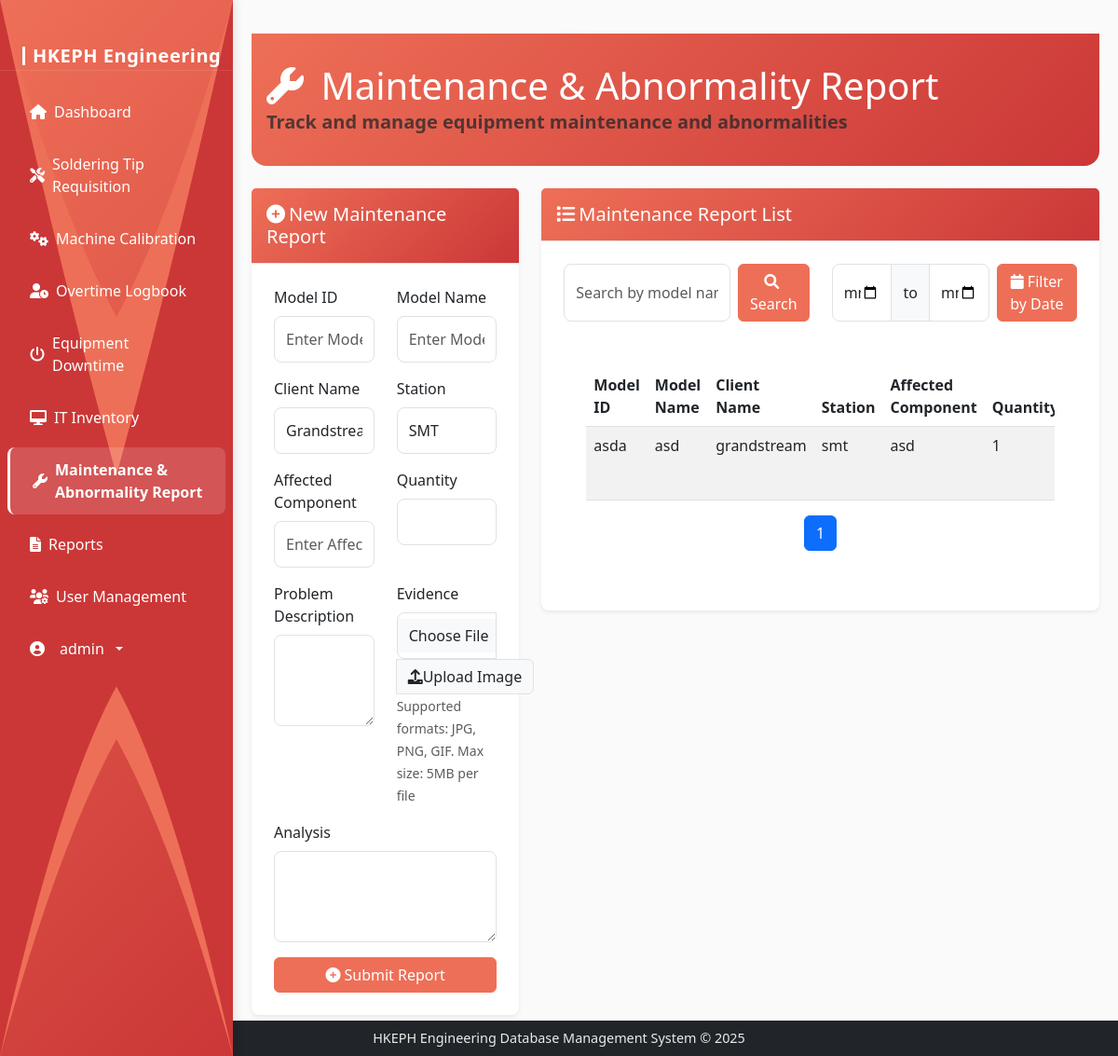
Before: /maintenance-reports (signed in) with the older database file.
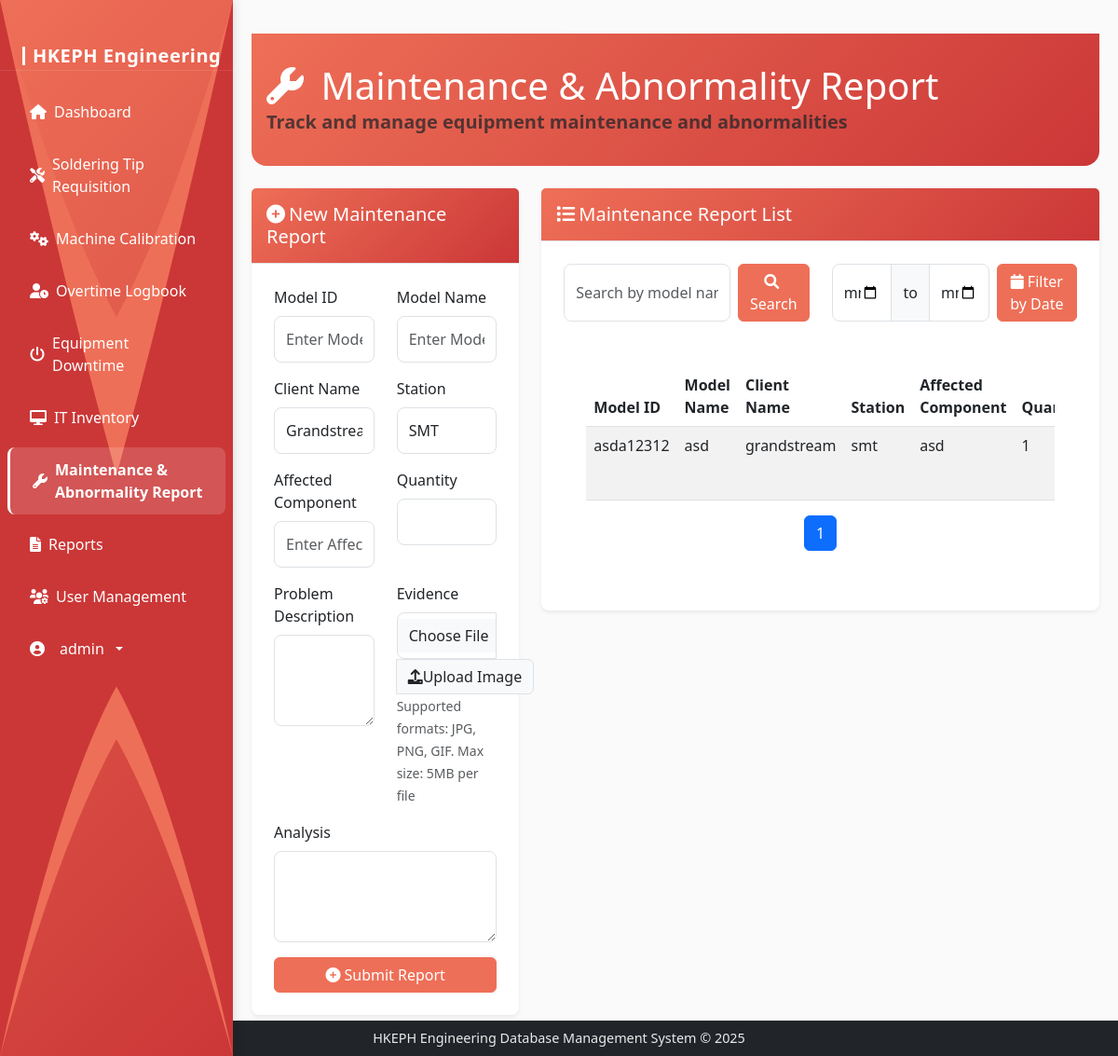
After: the same page with the newer database file.
### models.py (models this page shows, shortened)
class User(UserMixin, db.Model):
    id = db.Column(db.Integer, primary_key=True)
    username = db.Column(db.String(64), unique=True, nullable=False)
    email = db.Column(db.String(120), unique=True, nullable=False)
    password_hash = db.Column(db.String(256), nullable=False)
    is_admin = db.Column(db.Boolean, default=False)
    date_created = db.Column(db.DateTime, default=datetime.utcnow)

class MaintenanceReport(db.Model):
    id = db.Column(db.Integer, primary_key=True)
    model_id = db.Column(db.String(50), nullable=False)
    model_name = db.Column(db.String(100), nullable=False)
    client_id = db.Column(db.String(50), nullable=False)
    client_name = db.Column(db.String(100), nullable=False)
    station = db.Column(db.String(50), nullable=False)
    affected_component = db.Column(db.String(200), nullable=False)
    quantity = db.Column(db.Integer, nullable=False)
    problem_description = db.Column(db.Text, nullable=False)
    evidence = db.Column(db.String(255))  # Will store filename/path of uploaded image
    analysis = db.Column(db.Text, nullable=False)
    status = db.Column(db.String(50), default='Open')
    created_at = db.Column(db.DateTime, default=datetime.utcnow)
    updated_at = db.Column(db.DateTime, default=datetime.utcnow, onupdate=datetime.utcnow)

### routes.py (the view, shortened to what this page needs)
@app.route('/maintenance-reports', methods=['GET', 'POST'])
@login_required
def maintenance_reports():
    edit_id = request.args.get('edit_id', type=int)
    report_to_edit = None
    if edit_id:
        report_to_edit = MaintenanceReport.query.get(edit_id)
        form = MaintenanceReportForm(obj=report_to_edit)
    else:
        form = MaintenanceReportForm()
    page = request.args.get('page', 1, type=int)
    reports = MaintenanceReport.query.order_by(MaintenanceReport.created_at.desc()).paginate(page=page, per_page=10, error_out=False)
    return render_template('maintenance_reports.html', form=form, reports=reports, edit_id=edit_id)

### templates/maintenance_reports.html (shortened to what this page needs)
{% extends 'base.html' %}
{% block content %}
<div class="content-area">
    <div class="dashboard-header mb-4">
        <div class="header-content">
            <h1 class="mb-0" style="color: white;">
                <i class="fas fa-wrench me-2" style="color: white;"></i>
                Maintenance & Abnormality Report
            </h1>
            <p class="lead text-muted mb-0 bold-welcome">
                Track and manage equipment maintenance and abnormalities
            </p>
        </div>
    </div>
    <div class="row mb-4">
        <div class="col-md-4">
            <div class="card">
                <div class="card-header">
                    <h5 class="mb-0">
                        <i class="fas fa-plus-circle me-1"></i>New Maintenance Report
                    </h5>
                </div>
                <div class="card-body">
                    <form method="POST" enctype="multipart/form-data">
                        <div class="row mb-3">
                            <div class="col-md-6">
                                {{ form.model_id.label(class="form-label") }}
                                {{ form.model_id(class="form-control", placeholder="Enter Model ID") }}
                            </div>
                            <div class="col-md-6">
                                {{ form.model_name.label(class="form-label") }}
                                {{ form.model_name(class="form-control", placeholder="Enter Model Name") }}
                            </div>
                        </div>
                        <div class="row mb-3">
                            <div class="col-md-6">
                                {{ form.client_name.label(class="form-label") }}
                                {{ form.client_name(class="form-control") }}
                            </div>
                            <div class="col-md-6">
                                {{ form.station.label(class="form-label") }}
                                {{ form.station(class="form-control") }}
                            </div>
                        </div>
                        <div class="row mb-3">
                            <div class="col-md-6">
                                {{ form.affected_component.label(class="form-label") }}
                                {{ form.affected_component(class="form-control", placeholder="Enter Affected Component") }}
                            </div>
                            <div class="col-md-6">
                                {{ form.quantity.label(class="form-label") }}
                                {{ form.quantity(class="form-control") }}
                            </div>
                        </div>
                        <div class="row mb-3">
                            <div class="col-md-6">
                                {{ form.problem_description.label(class="form-label") }}
                                {{ form.problem_description(class="form-control", rows="3") }}
                            </div>
                            <div class="col-md-6">
                                {{ form.evidence.label(class="form-label") }}
                                <div class="input-group">
                                    {{ form.evidence(class="form-control") }}
                                    <label class="input-group-text" for="evidence">
                                        <i class="fas fa-upload"></i> Upload Image
                                    </label>
                                </div>
                                <small class="text-muted">Supported formats: JPG, PNG, GIF. Max size: 5MB per file</small>
                            </div>
                        </div>
                        <div class="row mb-3">
                            <div class="col-md-12">
                                {{ form.analysis.label(class="form-label") }}
                                {{ form.analysis(class="form-control", rows="3") }}
                            </div>
                        </div>
                        <div class="d-grid gap-2">
                            <button type="submit" class="btn btn-primary">
                                <i class="fas fa-plus-circle me-1"></i>Submit Report
                            </button>
                        </div>
                    </form>
                </div>
            </div>
        </div>
        <div class="col-md-8">
            <div class="card">
                <div class="card-header">
                    <h5 class="mb-0">
                        <i class="fas fa-list me-1"></i>Maintenance Report List
                    </h5>
                </div>
                <div class="card-body">
                    <div class="row mb-4">
                        <div class="col-md-6">
                            <form class="d-flex" method="GET">
                                <input type="text" class="form-control me-2" name="search" placeholder="Search by model name...">
                                <button class="btn btn-primary" type="submit">
                                    <i class="fas fa-search me-1"></i>Search
                                </button>
                            </form>
                        </div>
                        <div class="col-md-6">
                            <form class="d-flex" method="GET">
                                <div class="input-group me-2">
                                    <input type="date" class="form-control" name="start_date">
                                    <span class="input-group-text">to</span>
                                    <input type="date" class="form-control" name="end_date">
                                </div>
                                <button class="btn btn-primary" type="submit">
                                    <i class="fas fa-calendar me-1"></i>Filter by Date
                                </button>
                            </form>
                        </div>
                    </div>
                    <div class="card-body">
                        <div class="table-responsive">
                            <table class="table table-striped">
                                <thead>
                                    <tr>
                                        <th>Model ID</th>
                                        <th>Model Name</th>
                                        <th>Client Name</th>
                                        <th>Station</th>
                                        <th>Affected Component</th>
                                        <th>Quantity</th>
                                    </tr>
                                </thead>
                                <tbody>
                                    {% for report in reports.items %}
                                    <tr>
                                        <td>{{ report.model_id }}</td>
                                        <td>{{ report.model_name }}</td>
                                        <td>{{ report.client_name }}</td>
                                        <td>{{ report.station }}</td>
                                        <td>{{ report.affected_component }}</td>
                                        <td>{{ report.quantity }}</td>
                                    </tr>
                                    {% endfor %}
                                </tbody>
                            </table>
                        </div>
                        <nav aria-label="Page navigation">
                            <ul class="pagination justify-content-center">
                                {% for page in reports.iter_pages() %}
                                {% if page %}
                                <li class="page-item {% if page == reports.page %}active{% endif %}">
                                    <a class="page-link" href="{{ url_for('maintenance_reports', page=page) }}">{{ page }}</a>
                                </li>
                                {% else %}
                                <li class="page-item disabled">
                                    <span class="page-link">...</span>
                                </li>
                                {% endif %}
                                {% endfor %}
                            </ul>
                        </nav>
                    </div>
                </div>
            </div>
        </div>
    </div>
</div>
{% endblock %}

### templates/base.html (shortened to what this page needs)
<!DOCTYPE html>
<html lang="en" data-bs-theme="light" style="height: 100%;">
<head>
    <link href="https://cdn.jsdelivr.net/npm/bootstrap@5.3.0/dist/css/bootstrap.min.css" rel="stylesheet">
    <link rel="stylesheet" href="https://cdnjs.cloudflare.com/ajax/libs/font-awesome/6.0.0/css/all.min.css">
    <link rel="stylesheet" type="text/css" href="https://cdn.jsdelivr.net/npm/daterangepicker/daterangepicker.css" />
    <link rel="stylesheet" href="{{ url_for('static', filename='css/style.css') }}">
</head>
<body class="{% block body_class %}{% endblock %}" style="height: 100%; margin: 0;">
    <nav class="sidebar" id="sidebar">
        <svg class="sidebar-wave" viewBox="0 0 100 100" preserveAspectRatio="none">
            <path d="M0 0 L0 100 Q25 80 50 70 Q75 80 100 100 L100 0 Q75 20 50 30 Q25 20 0 0 Z" fill="var(--accent-primary)"/>
            <path d="M0 0 L0 100 Q25 75 50 65 Q75 75 100 100 L100 0 Q75 25 50 45 Q25 25 0 0 Z" fill="var(--accent-secondary)"/>
        </svg>
        <div class="sidebar-brand">
            <a class="navbar-brand" href="{{ url_for('dashboard') }}">
                <span>HKEPH Engineering</span>
            </a>
        </div>
        {% if current_user.is_authenticated %}
        <ul class="sidebar-nav nav flex-column">
            <li class="nav-item">
                <a class="nav-link {% if request.path == url_for('dashboard') %}active fw-bold{% endif %}" href="{{ url_for('dashboard') }}">
                    <i class="fas fa-home"></i>
                    <span>Dashboard</span>
                </a>
            </li>
            <li class="nav-item">
                <a class="nav-link {% if request.path == url_for('soldering_tips') %}active fw-bold{% endif %}" href="{{ url_for('soldering_tips') }}">
                    <i class="fas fa-tools"></i>
                    <span>Soldering Tip Requisition</span>
                </a>
            </li>
            <li class="nav-item">
                <a class="nav-link {% if request.path == url_for('machine_calibrations') %}active fw-bold{% endif %}" href="{{ url_for('machine_calibrations') }}">
                    <i class="fas fa-cogs"></i>
                    <span>Machine Calibration</span>
                </a>
            </li>
            <li class="nav-item">
                <a class="nav-link {% if request.path == url_for('overtime_logbook') %}active fw-bold{% endif %}" href="{{ url_for('overtime_logbook') }}">
                    <i class="fas fa-user-clock"></i>
                    <span>Overtime Logbook</span>
                </a>
            </li>
            <li class="nav-item">
                <a class="nav-link {% if request.path == url_for('equipment_downtime') %}active fw-bold{% endif %}" href="{{ url_for('equipment_downtime') }}">
                    <i class="fas fa-power-off"></i>
                    <span>Equipment Downtime</span>
                </a>
            </li>
            <li class="nav-item">
                <a class="nav-link {% if request.path == url_for('it_inventory') %}active fw-bold{% endif %}" href="{{ url_for('it_inventory') }}">
                    <i class="fas fa-desktop"></i>
                    <span>IT Inventory</span>
                </a>
            </li>
            <li class="nav-item">
                <a class="nav-link {% if request.path == url_for('maintenance_reports') %}active fw-bold{% endif %}" href="{{ url_for('maintenance_reports') }}">
                    <i class="fas fa-wrench"></i>
                    <span>Maintenance & Abnormality Report</span>
                </a>
            </li>
            <li class="nav-item">
                <a class="nav-link {% if request.path == url_for('reports') %}active fw-bold{% endif %}" href="{{ url_for('reports') }}">
                    <i class="fas fa-file-alt"></i>
                    <span>Reports</span>
                </a>
            </li>
            {% if current_user.is_admin %}
            <li class="nav-item">
                <a class="nav-link {% if request.path == url_for('user_management') %}active fw-bold{% endif %}" href="{{ url_for('user_management') }}">
                    <i class="fas fa-users-cog"></i>
                    <span>User Management</span>
                </a>
            </li>
            {% endif %}
            <li class="nav-item mt-auto">
                <div class="dropdown">
                    <a class="nav-link dropdown-toggle" href="#" id="sidebarDropdown" role="button" data-bs-toggle="dropdown" aria-expanded="false">
                        <i class="fas fa-user-circle me-2"></i>
                        <span>{{ current_user.username }}</span>
                    </a>
                </div>
            </li>
        </ul>
        {% endif %}
    </nav>
        <div class="main-flex-center">
            {% block content %}
            {% endblock %}
        </div>
        <footer class="bg-dark text-white position-fixed bottom-0 w-100 py-2 z-1020" style="
            background-color: rgba(0,0,0,0.8);
            left: 0;
            right: 0;
            width: 100%;
            text-align: center;
        ">
            <div class="container-fluid">
                <div class="row">
                    <div class="col-12">
                        <p class="mb-0" style="
                            color: rgba(255,255,255,0.9);
                            font-size: 0.9rem;
                            max-width: 100%;
                            word-wrap: break-word;
                            margin: 0 auto;
                            padding: 0 1rem;
                        ">HKEPH Engineering Database Management System &copy; 2025</p>
                    </div>
                </div>
            </div>
        </footer>
    </body>
    </html>

Changed rows visible on the page:
changed MaintenanceReport "asd": model_id "asda" → "asda12312"
